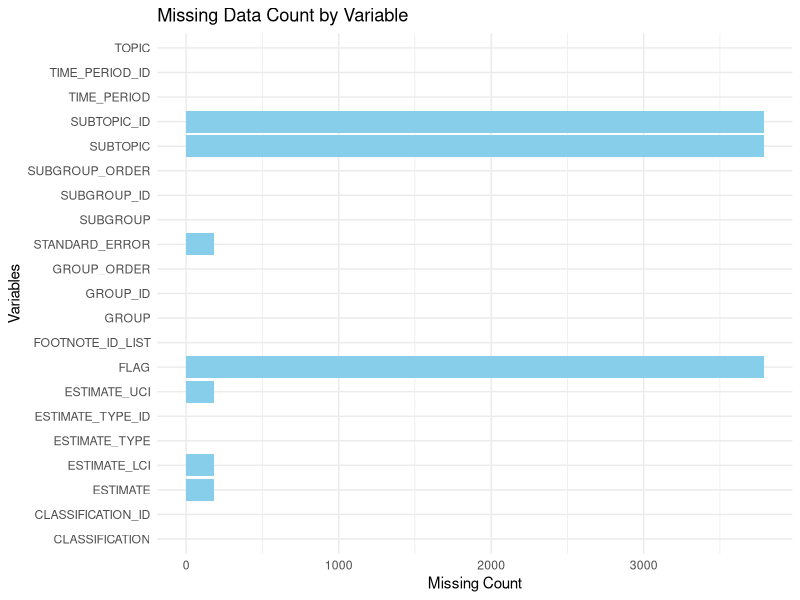
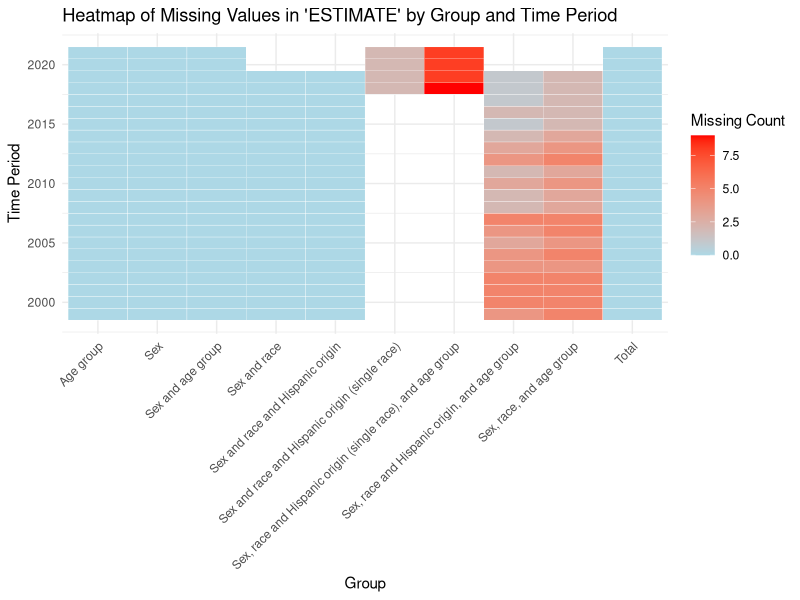

Write the R code that produced these figures, in order.
## ---- chunk 1
# Load necessary libraries
library(tidyverse, quietly = TRUE)
library(ggplot2)

# Read the dataset
data <- read.csv("DQS_Death_rates_for_suicide__by_sex__race__Hispanic_origin__and_age__United_States_from_CDC_WONDER_20241119.csv")

# 1. Check missing values by column
missing_by_column <- colSums(is.na(data))
missing_by_column <- data.frame(Column = names(missing_by_column), Missing_Count = missing_by_column)

# 2. Check missing values by row
missing_by_row <- rowSums(is.na(data))
missing_by_row <- data.frame(Row = 1:nrow(data), Missing_Count = missing_by_row)

# 3. Visualize missingness using a simple heatmap (ggplot2)
missing_data <- data %>%
  summarise(across(everything(), ~sum(is.na(.)))) %>%
  gather(key = "Variable", value = "Missing_Count")

ggplot(missing_data, aes(x = Variable, y = Missing_Count)) +
  geom_bar(stat = "identity", fill = "skyblue") +
  coord_flip() +  # Flip the axes for better readability
  labs(title = "Missing Data Count by Variable", x = "Variables", y = "Missing Count") +
  theme_minimal()
## ---- chunk 2
missing_counts <- data %>%
  group_by(GROUP, TIME_PERIOD) %>%
  summarise(missing_count = sum(is.na(ESTIMATE)), .groups = "drop")

# Create a heatmap
ggplot(missing_counts, aes(x = GROUP, y = TIME_PERIOD, fill = missing_count)) +
  geom_tile(color = "white") +
  scale_fill_gradient(low = "lightblue", high = "red", na.value = "grey80") +
  labs(title = "Heatmap of Missing Values in 'ESTIMATE' by Group and Time Period",
       x = "Group",
       y = "Time Period",
       fill = "Missing Count") +
  theme_minimal() +
  theme(axis.text.x = element_text(angle = 45, hjust = 1))  # Rotate x-axis labels for better readability
